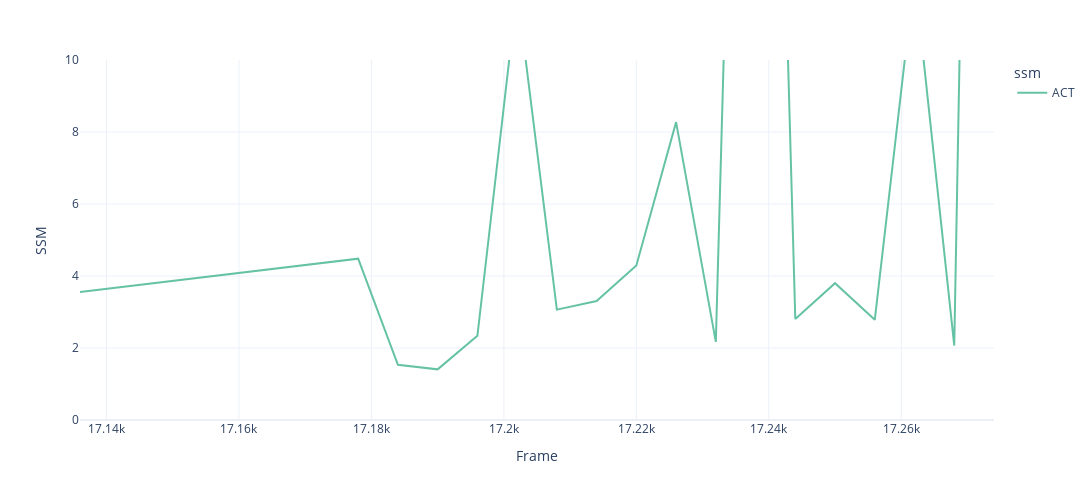

The code cell stored with this chart in its notebook:
### Code cell
Vehicle_ID = 983

pv = pd.pivot_table(df[df['Vehicle ID'] == Vehicle_ID],
               index = ['Vehicle ID', 'frame'],
               values = ['T2_L', 'ACT_L'])

pv.reset_index(inplace = True)
pv.rename({'T2_L' : 'SSM_T2', 'ACT_L' : 'SSM_ACT'}, axis = 1, inplace = True)
pv = pd.wide_to_long(pv, stubnames = ['SSM'], i = ['Vehicle ID', 'frame'], j = 'ssm', sep = '_', suffix = r'\w+').reset_index()

fig = px.line(pv, x = 'frame', y = 'SSM', color = 'ssm',
              template = 'plotly_white', 
              color_discrete_sequence = px.colors.qualitative.Set2,
              #title = f'Vehicle Trajectory : 공사구간 2개 차로 합류지점', 
              width = 1200, height = 500)

#fig.update_layout(showlegend = False)
fig.update_xaxes(title_text = 'Frame')
fig.update_yaxes(title_text = 'SSM', range = [0, 10])

fig.show()


pv2 = pd.pivot_table(df[df['Vehicle ID'] == Vehicle_ID],
               index = ['Vehicle ID', 'frame', 'LVL_ID'],
               values = ['LVL_D', 'LVL_relative_velocity', 'LVL_relative_acc'])
pv2.reset_index(inplace = True)
pv2.rename({'LVL_D' : 'rel_Distance', 'LVL_relative_velocity' : 'rel_Velocity', 'LVL_relative_acc' : 'rel_Acceleration'}, axis = 1, inplace = True)
pv2 = pd.wide_to_long(pv2, stubnames = ['rel'], i = ['Vehicle ID', 'frame', 'LVL_ID'], j = 'REL', sep = '_', suffix = r'\w+').reset_index()

fig2 = px.line(pv2, x = 'frame', y = 'rel', color = 'REL',
              template = 'plotly_white',
              color_discrete_sequence = px.colors.qualitative.Set2,
              #title = f'Vehicle Trajectory : 공사구간 2개 차로 합류지점', 
              width = 1200, height = 500)

fig2.update_xaxes(title_text = 'Frame')
#fig2.update_yaxes()

fig2.show()

### Figure 1 — Plotly figure (JSON) as saved in the notebook; plotly's stock layout.template omitted (floating-point values rounded to 4 significant figures)
{"data": [{"hovertemplate": "ssm=ACT<br>frame=%{x}<br>SSM=%{y}<extra></extra>", "legendgroup": "ACT", "line": {"color": "rgb(102,194,165)", "dash": "solid"}, "marker": {"symbol": "circle"}, "mode": "lines", "name": "ACT", "orientation": "v", "showlegend": true, "type": "scatter", "x": [17136, 17178, 17184, 17190, 17196, 17202, 17208, 17214, 17220, 17226, 17232, 17238, 17244, 17250, 17256, 17262, 17268, 17274], "xaxis": "x", "y": [3.556, 4.481, 1.534, 1.407, 2.34, 11.91, 3.065, 3.305, 4.294, 8.274, 2.17, 42.01, 2.807, 3.8, 2.782, 12.35, 2.069, 62.04], "yaxis": "y"}], "layout": {"height": 500, "legend": {"title": {"text": "ssm"}, "tracegroupgap": 0}, "margin": {"t": 60}, "width": 1200, "xaxis": {"anchor": "y", "autorange": true, "domain": [0, 1], "range": [17136, 17274], "title": {"text": "Frame"}, "type": "linear"}, "yaxis": {"anchor": "x", "domain": [0, 1], "range": [0, 10], "title": {"text": "SSM"}, "type": "linear"}}}
